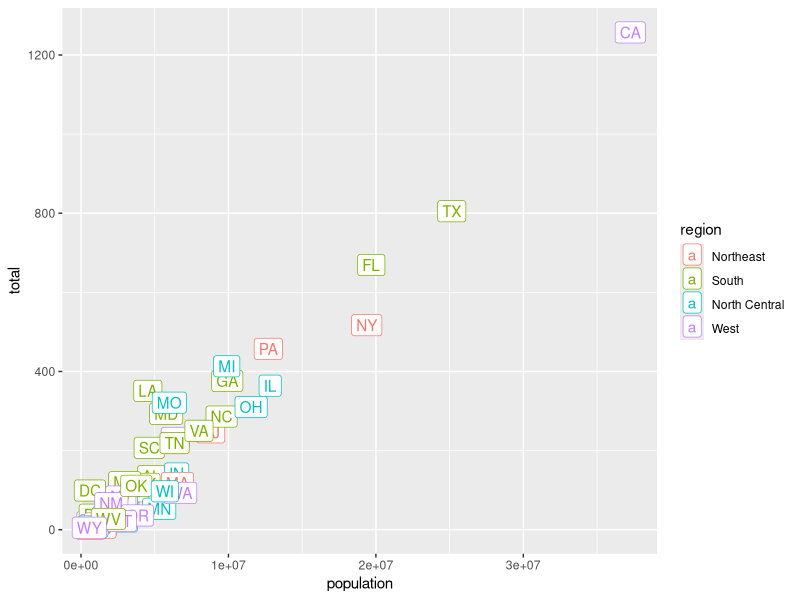
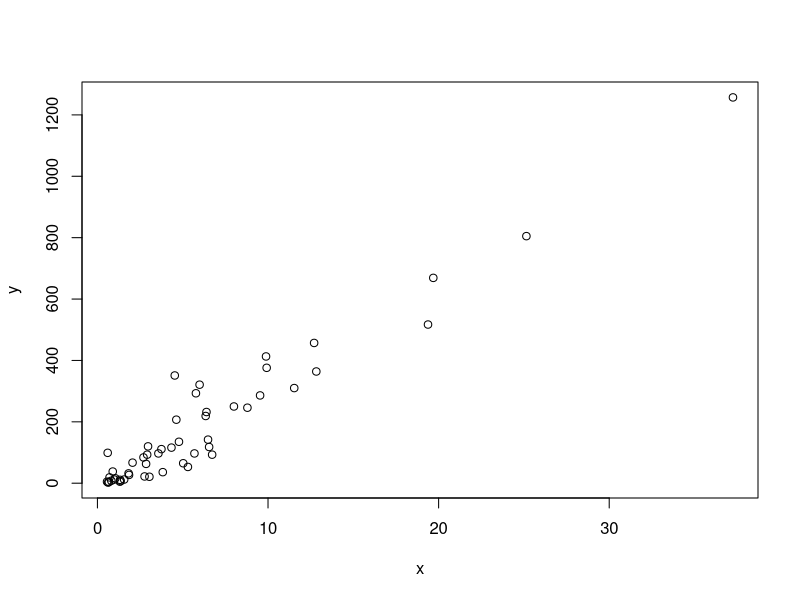
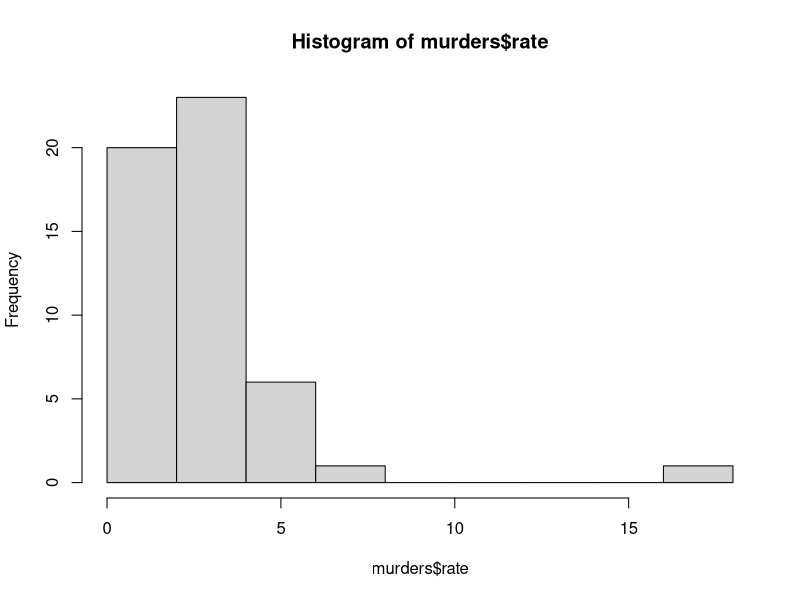
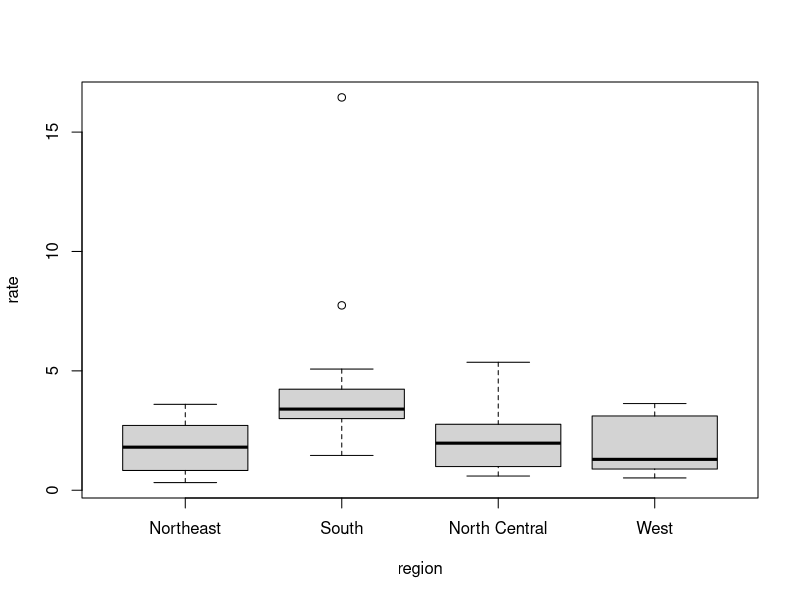
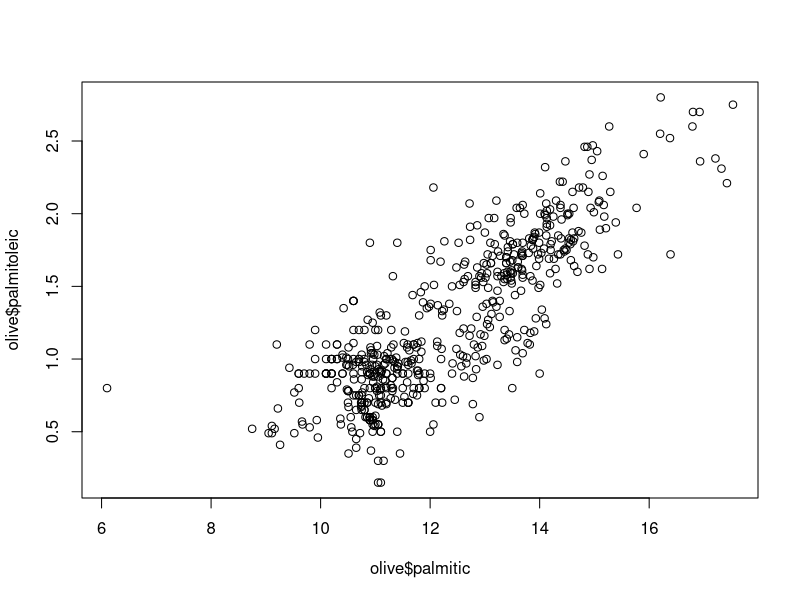
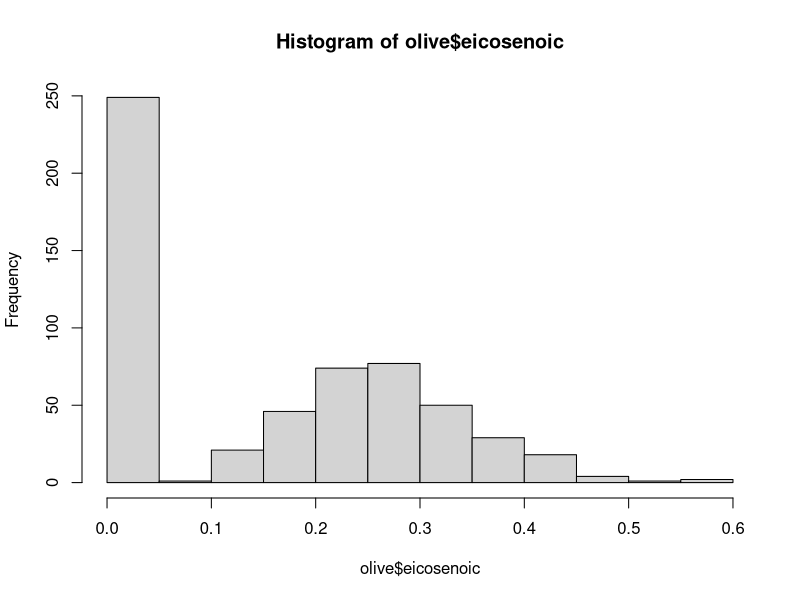
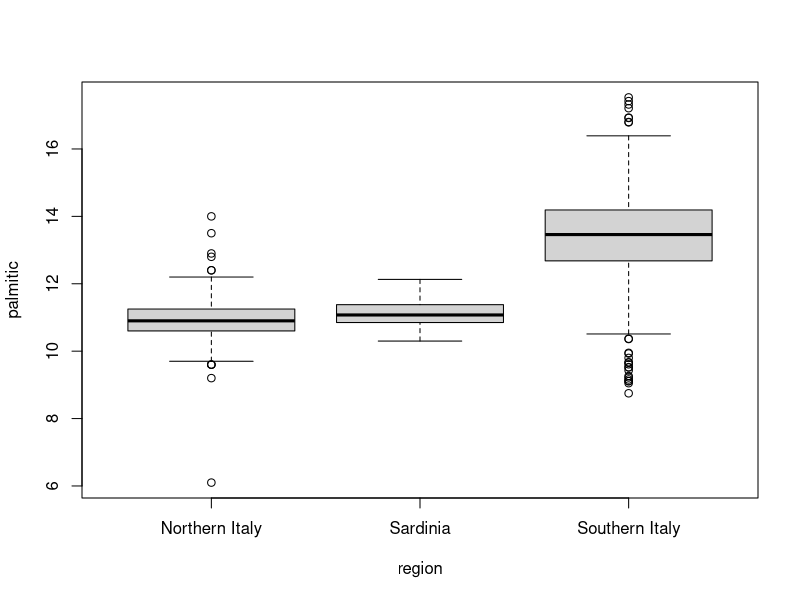
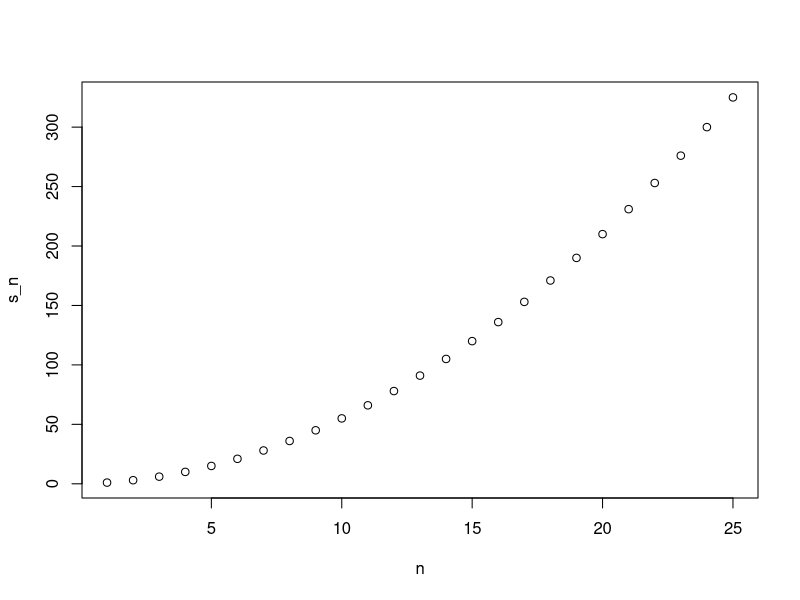

Write R code to recreate these figures, in order.
## ---- chunk 1

# installing the dslabs package
#install.packages("dslabs")
# loading the dslabs package into the R session
library(dslabs)
#installed.packages() # to see the list of all installed packages

library(tidyverse)
library(dslabs)
data(murders)

murders %>%
  ggplot(aes(population, total, label=abb, color=region)) +
  geom_label()

## ---- chunk 2
#Objects
# assigning values to variables
a <-1
b <-1
c <--1

# solving the quadratic equation
(-b + sqrt(b^2 - 4*a*c))/(2*a)
(-b - sqrt(b^2 - 4*a*c))/(2*a)

ls()

## ---- chunk 3

#usuallly need at least one argument
log(10)
#nested from inside out
log(exp(1))

#help 
# help(log)
# ?log
# help("+")
# ?"+"

#argument 
args(log)

2^3

Inf

# name have to start with letter no space 

## ---- chunk 4
# loading the dslabs package and the murders dataset
library(dslabs)
data(murders)

# determining that the murders dataset is of the "data frame" class
class(murders)
# finding out more about the structure of the object
str(murders)
# showing the first 6 lines of the dataset
head(murders)
# using the accessor operator to obtain the population column
#$ name as accessor 
murders$population
# displaying the variable names in the murders dataset
names(murders)
# determining how many entries are in a vector
pop <- murders$population
length(pop)
# vectors can be of class numeric and character
class(pop)
class(murders$state)

# logical vectors are either TRUE or FALSE
z <- 3 == 2
z
class(z)

# factors are another type of class
class(murders$region)
# obtaining the levels of a factor
levels(murders$region)

#factor for categorical data
## ---- chunk 5

# x = -b +- sqrt(b^2-4ac)/2a
a = 2 
b = -1
c = -4


x <- ((-b) - sqrt((b^2)-(4*a*(c)))) / (2*a)
x

log(1024, base = 4)

data(movielens)

str(movielens)

nlevels(movielens$genres)

## ---- chunk 6
# We may create vectors of class numeric or character with the concatenate function
codes <- c(380, 124, 818)
country <- c("italy", "canada", "egypt")

# We can also name the elements of a numeric vector
# Note that the two lines of code below have the same result
codes <- c(italy = 380, canada = 124, egypt = 818)
codes <- c("italy" = 380, "canada" = 124, "egypt" = 818)

# We can also name the elements of a numeric vector using the names() function
codes <- c(380, 124, 818)
country <- c("italy","canada","egypt")
names(codes) <- country

# Using square brackets is useful for subsetting to access specific elements of a vector
codes[2]
codes[c(1,3)]
codes[1:2]

# If the entries of a vector are named, they may be accessed by referring to their name
codes["canada"]
codes[c("egypt","italy")]

#Vector Coercion

x <- c(1, "canada", 3)
x <- 1:5
y <- as.character(x)
as.numeric(y)

#NA
x <- c("1", "b", "3")
as.numeric(x)

## ---- chunk 7
library(dslabs)
data(murders)
sort(murders$total)

x <- c(31, 4, 15, 92, 65)
x
sort(x)    # puts elements in order

index <- order(x)    # returns index that will put x in order
x[index]    # rearranging by this index puts elements in order
order(x)

murders$state[1:10]
murders$abb[1:10]

index <- order(murders$total)
murders$abb[index]    # order abbreviations by total murders

max(murders$total)    # highest number of total murders
i_max <- which.max(murders$total)    # index with highest number of murders
murders$state[i_max]    # state name with highest number of total murders

x <- c(31, 4, 15, 92, 65)
x
rank(x)    # returns ranks (smallest to largest)

## ---- chunk 8

# The name of the state with the maximum population is found by doing the following
murders$state[which.max(murders$population)]

# how to obtain the murder rate
murder_rate <- murders$total / murders$population * 100000

# ordering the states by murder rate, in decreasing order
murders$state[order(murder_rate, decreasing=TRUE)]

## ---- chunk 9
x <- c(2, 43, 27, 96, 18)

#Question 1
sort(x)
order(x)
rank(x)

#Question 2
min(x)
which.min(x)
max(x)
which.max(x)

#Question 3
name <- c("Mandi", "Amy", "Nicole", "Olivia")
distance <- c(0.8, 3.1, 2.8, 4.0)
time <- c(10, 30, 40, 50)

time_hour <- time / 60

mi_hour <- distance / time_hour

## ---- chunk 10

# defining murder rate as before
murder_rate <- murders$total / murders$population * 100000
# creating a logical vector that specifies if the murder rate in that state is less than or equal to 0.71
index <- murder_rate <= 0.71
# determining which states have murder rates less than or equal to 0.71
murders$state[index]
# calculating how many states have a murder rate less than or equal to 0.71
sum(index)

# creating the two logical vectors representing our conditions
west <- murders$region == "West"
safe <- murder_rate <= 1
# defining an index and identifying states with both conditions true
index <- safe & west
murders$state[index]

## ---- chunk 11
###Indexing Functions
x <- c(FALSE, TRUE, FALSE, TRUE, TRUE, FALSE)
which(x)    # returns indices that are TRUE

# to determine the murder rate in Massachusetts we may do the following
index <- which(murders$state == "Massachusetts")
index

murder_rate[index]

# to obtain the indices and subsequent murder rates of New York, Florida, Texas, we do:
index <- match(c("New York", "Florida", "Texas"), murders$state)
index
murders$state[index]
murder_rate[index]

# in operation 
x <- c("a", "b", "c", "d", "e")
y <- c("a", "d", "f")
y %in% x

# to see if Boston, Dakota, and Washington are states
c("Boston", "Dakota", "Washington") %in% murders$state

#Assessment 3.1
#3.1: Q1

which(murders$state == "Massachusetts")

a <- c("Massachusetts") %in% murders$state
a

#3.1: Q2

# !ind %in% murders$state


## ---- chunk 12

# installing and loading the dplyr package
#install.packages("dplyr")
library(dplyr)

# adding a column with mutate
library(dslabs)
data("murders")
murders <- mutate(murders, rate = total / population * 100000)
head(murders)

# subsetting with filter
filter(murders, rate <= 0.71)

# selecting columns with select
new_table <- select(murders, state, region, rate)

# using the pipe operatior 
murders %>% select(state, region, rate) %>% filter(rate <= 0.71)

## ---- chunk 13
# creating a data frame with stringAsFactors = FALSE
grades <- data.frame(names = c("John", "Juan", "Jean", "Yao"), 
                     exam_1 = c(95, 80, 90, 85), 
                     exam_2 = c(90, 85, 85, 90),
                     stringsAsFactors = FALSE)
class(grades$names)

#Assessment 3.2
#3.2: Q1

filter(murders, region == "Northeast")

murders %>% filter(region == "Northeast")


## ---- chunk 14
library(dplyr)
library(dslabs)
data("murders")

# a simple scatterplot of total murders versus population
x <- murders$population /10^6
y <- murders$total
plot(x, y)

# a histogram of murder rates
murders <- mutate(murders, rate = total / population * 100000)
hist(murders$rate)

murders$state[which.max(murders$rate)]

# boxplots of murder rates by region
boxplot(rate~region, data = murders)

## ---- chunk 15
library(tidyverse)
library(dplyr)
library(dslabs)
data(murders)
murders <- mutate(murders, rate = total / population * 10^5)

# minimum, median, and maximum murder rate for the states in the West region
s <- murders %>% 
  filter(region == "West") %>%
  summarize(minimum = min(rate), 
            median = median(rate), 
            maximum = max(rate))
s

# accessing the components with the accessor $
s$median
s$maximum

# average rate unadjusted by population size
mean(murders$rate)

# average rate adjusted by population size
us_murder_rate <- murders %>% 
  summarize(rate = sum(total) / sum(population) * 10^5)
us_murder_rate

## ---- chunk 16
library(tidyverse)
library(dplyr)
library(dslabs)
data(murders)
murders <- mutate(murders, rate = total / population * 10^5)

# minimum, median, and maximum murder rate for the states in the West region using quantile
# note that this returns a vector
murders %>% 
  filter(region == "West") %>%
  summarize(range = quantile(rate, c(0, 0.5, 1)))

# returning minimum, median, and maximum as a data frame
my_quantile <- function(x){
  r <-  quantile(x, c(0, 0.5, 1))
  data.frame(minimum = r[1], median = r[2], maximum = r[3]) 
}

murders %>% 
  filter(region == "West") %>%
  summarize(my_quantile(rate))

## ---- chunk 17
library(tidyverse)
library(dplyr)
library(dslabs)
data(murders)
murders <- mutate(murders, rate = total / population * 10^5)

# average rate adjusted by population size
us_murder_rate <- murders %>% 
  summarize(rate = sum(total) / sum(population) * 10^5)
us_murder_rate

# us_murder_rate is stored as a data frame
class(us_murder_rate)

# the pull function can return it as a numeric value
us_murder_rate %>% pull(rate)

# using pull to save the number directly
us_murder_rate <- murders %>% 
  summarize(rate = sum(total) / sum(population) * 10^5) %>%
  pull(rate)
us_murder_rate

# us_murder_rate is now stored as a number
class(us_murder_rate)

## ---- chunk 18
library(tidyverse)
library(dplyr)
library(dslabs)
data(murders)
murders <- mutate(murders, rate = total / population * 10^5)

# average rate adjusted by population size
us_murder_rate <- murders %>% 
  summarize(rate = sum(total) / sum(population) * 10^5)
us_murder_rate

# using the dot to access the rate
us_murder_rate <- murders %>% 
  summarize(rate = sum(total) / sum(population) * 10^5) %>%
  .$rate
us_murder_rate
class(us_murder_rate)

## ---- chunk 19

library(tidyverse)
library(dplyr)
library(dslabs)
data(murders)
murders <- mutate(murders, rate = total / population * 10^5)

# group by region
murders %>% group_by(region)

# summarize after grouping
murders %>% 
  group_by(region) %>%
  summarize(median = median(rate))

## ---- chunk 20
library(tidyverse)
library(dplyr)
library(dslabs)
data(murders)
murders <- mutate(murders, rate = total / population * 10^5)

# order the states by population size
murders %>% arrange(population) %>% head()

# order the states by murder rate - the default is ascending order
murders %>% arrange(rate) %>% head()

# order the states by murder rate in descending order
murders %>% arrange(desc(rate)) %>% head()

# order the states by region and then by murder rate within region
murders %>% arrange(region, rate) %>% head()

# return the top 10 states by murder rate
murders %>% top_n(10, rate)

# return the top 10 states ranked by murder rate, sorted by murder rate
murders %>% arrange(desc(rate)) %>% top_n(10)
## ---- chunk 21

# install the data.table package before you use it!
#install.packages("data.table")

# load data.table package
library(data.table)

# load other packages and datasets
library(tidyverse)
library(dplyr)
library(dslabs)
data(murders)

# convert the data frame into a data.table object
murders <- setDT(murders)

# selecting in dplyr
select(murders, state, region)

# selecting in data.table - 2 methods
murders[, c("state", "region")] |> head()
murders[, .(state, region)] |> head()

# adding or changing a column in dplyr
murders <- mutate(murders, rate = total / population * 10^5)

# adding or changing a column in data.table
murders[, rate := total / population * 100000]
head(murders)
murders[, ":="(rate = total / population * 100000, rank = rank(population))]

# y is referring to x and := changes by reference
x <- data.table(a = 1)
y <- x

x[,a := 2]
y

y[,a := 1]
x

# use copy to make an actual copy
x <- data.table(a = 1)
y <- copy(x)
x[,a := 2]
y

## ---- chunk 22

# load packages and prepare the data
library(tidyverse)
library(dplyr)
library(dslabs)
data(murders)
library(data.table)
murders <- setDT(murders)
murders <- mutate(murders, rate = total / population * 10^5)
murders[, rate := total / population * 100000]

# subsetting in dplyr
filter(murders, rate <= 0.7)

# subsetting in data.table
murders[rate <= 0.7]

# combining filter and select in data.table
murders[rate <= 0.7, .(state, rate)]

# combining filter and select in dplyr
murders %>% filter(rate <= 0.7) %>% select(state, rate)

## ---- chunk 23
# load packages and prepare the data - heights dataset
library(tidyverse)
library(dplyr)
library(dslabs)
data(heights)
heights <- setDT(heights)

# summarizing in dplyr
s <- heights %>% 
  summarize(average = mean(height), standard_deviation = sd(height))
  
# summarizing in data.table
s <- heights[, .(average = mean(height), standard_deviation = sd(height))]

# subsetting and then summarizing in dplyr
s <- heights %>% 
  filter(sex == "Female") %>%
  summarize(average = mean(height), standard_deviation = sd(height))
  
# subsetting and then summarizing in data.table
s <- heights[sex == "Female", .(average = mean(height), standard_deviation = sd(height))]

# previously defined function
median_min_max <- function(x){
  qs <- quantile(x, c(0.5, 0, 1))
  data.frame(median = qs[1], minimum = qs[2], maximum = qs[3])
}

# multiple summaries in data.table
heights[, .(median_min_max(height))]

# grouping then summarizing in data.table
heights[, .(average = mean(height), standard_deviation = sd(height)), by = sex]
## ---- chunk 24
# load packages and datasets and prepare the data
library(tidyverse)
library(dplyr)
library(data.table)
library(dslabs)
data(murders)
murders <- setDT(murders)
murders[, rate := total / population * 100000]

# order by population
murders[order(population)] |> head()

# order by population in descending order
murders[order(population, decreasing = TRUE)] 

# order by region and then murder rate
murders[order(region, rate)]

## ---- chunk 25
# view the dataset
murders %>% group_by(region)

# see the class
murders %>% group_by(region) %>% class()

# compare the print output of a regular data frame to a tibble
gapminder
as_tibble(gapminder)

# compare subsetting a regular data frame and a tibble
class(murders[,1])
class(as_tibble(murders)[,1])

# access a column vector not as a tibble using $
class(as_tibble(murders)$state)

# compare what happens when accessing a column that doesn't exist in a regular data frame to in a tibble
murders$State
as_tibble(murders)$State

# create a tibble
tibble(id = c(1, 2, 3), func = c(mean, median, sd))

## ---- chunk 26

library(dslabs)
data(heights)
options(digits = 3)    # report 3 significant digits for all answers

#1
ind <- heights$height > mean(heights$height)
sum(ind)
#2
sum(ind & heights$sex=="Female")
#3 
mean(heights$sex == "Female")
#4a
min(heights$height)
#4b
match(50,heights$height)
#4c 
heights$sex[1032]
#5a 
max(heights$height)
#5b
x <- 50:82
#5c
sum(!(x %in% heights$height))
#6
heights2 <- mutate(heights, ht_cm = height*2.54)
#6a
heights2$ht_cm[18]
#6b
mean(heights2$ht_cm)
#7a
females <- filter(heights2, sex == "Female")
nrow(females)
#7b
mean(females$ht_cm)
#8 
data(olive)
head(olive)
plot(olive$palmitic, olive$palmitoleic) #There is a positive linear relationship between palmitic and palmitoleic
#9
hist(olive$eicosenoic) # The most common value of eicosenoic acid is below 0.05%.
#10
boxplot(palmitic ~ region, data = olive) 
#Which region has the highest median palmitic acid percentage? Southern Italy
#Which region has the most variable palmitic acid percentage? Southern Italy


## ---- chunk 27
# an example showing the general structure of an if-else statement
a <- 0
if(a!=0){
  print(1/a)
} else{
  print("No reciprocal for 0.")
}

# an example that tells us which states, if any, have a murder rate less than 0.5
library(dslabs)
data(murders)
murder_rate <- murders$total / murders$population*100000
ind <- which.min(murder_rate)
if(murder_rate[ind] < 0.5){
  print(murders$state[ind]) 
} else{
  print("No state has murder rate that low")
}

# changing the condition to < 0.25 changes the result
if(murder_rate[ind] < 0.25){
  print(murders$state[ind]) 
} else{
  print("No state has a murder rate that low.")
}

# the ifelse() function works similarly to an if-else conditional
a <- 0
ifelse(a > 0, 1/a, NA)

# the ifelse() function is particularly useful on vectors
a <- c(0,1,2,-4,5)
result <- ifelse(a > 0, 1/a, NA)

# the ifelse() function is also helpful for replacing missing values
data(na_example)
no_nas <- ifelse(is.na(na_example), 0, na_example) 
sum(is.na(no_nas))

# the any() and all() functions evaluate logical vectors
z <- c(TRUE, TRUE, FALSE)
any(z)
all(z)

## ---- chunk 28
# example of defining a function to compute the average of a vector x
avg <- function(x){
  s <- sum(x)
  n <- length(x)
  s/n
}

# we see that the above function and the pre-built R mean() function are identical
x <- 1:100
identical(mean(x), avg(x))

# variables inside a function are not defined in the workspace
s <- 3
avg(1:10)
s

# the general form of a function
#my_function <- function(VARIABLE_NAME){
  #perform operations on VARIABLE_NAME and calculate VALUE
  #VALUE
#}

# functions can have multiple arguments as well as default values
avg <- function(x, arithmetic = TRUE){
  n <- length(x)
  ifelse(arithmetic, sum(x)/n, prod(x)^(1/n))
}

## ---- chunk 29
#4.1: Q1
n <- 4
ifelse(n > 10, n, "None")

n <- 13
ifelse(n > 10, n, "None")

#4.1: Q2

x <- 25
s <- 5

test <- function(x){
	s <- 1/x
}

## ---- chunk 30
# creating a function that computes the sum of integers 1 through n
compute_s_n <- function(n){
  x <- 1:n
  sum(x)
}
#example
compute_s_n (3)
compute_s_n (100)

# a very simple for-loop
for(i in 1:5){
  print(i)
}

# a for-loop for our summation
m <- 25
s_n <- vector(length = m) # create an empty vector
for(n in 1:m){
  s_n[n] <- compute_s_n(n)
}

# creating a plot for our summation function
n <- 1:m
plot(n, s_n)

# a table of values comparing our function to the summation formula
head(data.frame(s_n = s_n, formula = n*(n+1)/2))

# overlaying our function with the summation formula
plot(n, s_n)
lines(n, n*(n+1)/2)
## ---- chunk 31
##Useful instead of for loop 
##apply family 

#apply()
#sapply()
#tapply()
#mapply()

##others
#split()
#cut()
#quantile()
#reduce()
#identical()
#unique()

## ---- chunk 32
#4.2: Q1
test <- vector(length = 5)
for (i in 1:5){
test[i] <- i^2
}
i

## ---- chunk 33
library(dslabs)
data(heights)
#Q1
sum(ifelse(heights$sex == "Female", 1, 2))
#Q2
mean(ifelse(heights$height > 72, heights$height, 0))
#Q3
inches_to_ft <- function(x){x/12}
inches_to_ft(144)

sum(inches_to_ft(heights$height) < 5)

#Q4
any(TRUE, TRUE, TRUE)

any(TRUE, TRUE, FALSE)

any(TRUE, FALSE, FALSE)

any(FALSE, FALSE, FALSE)

all(TRUE, TRUE, TRUE)

all(TRUE, TRUE, FALSE)

all(TRUE, FALSE, FALSE)

all(FALSE, FALSE, FALSE)

#Q5
# define a vector of length m
m <- 10
f_n <- vector(length = m)

# make a vector of factorials
for(n in 1:m){
f_n[n] <- factorial(n)
}

# inspect f_n
f_n
